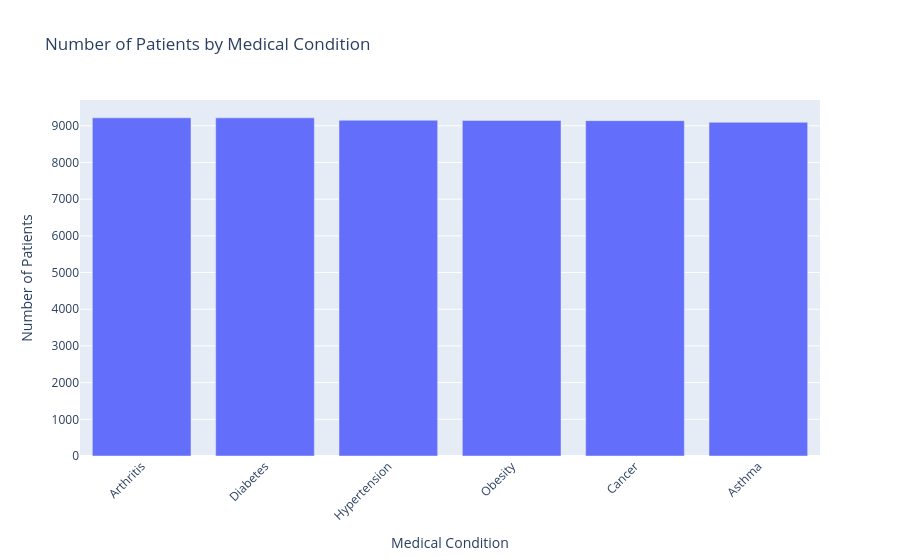

Notebook source saved alongside this figure:
### Code cell
# using plotly
import plotly.express as px

fig = px.bar(x=condition_count.index, 
             y=condition_count.values,
             labels={'x': 'Medical Condition', 'y': 'Number of Patients'},
             title='Number of Patients by Medical Condition')

fig.update_layout(xaxis_tickangle=-45)
fig.show()

### Figure 1 — Plotly figure (JSON) as saved in the notebook; plotly's stock layout.template omitted (floating-point values rounded to 4 significant figures)
{"data": [{"hovertemplate": "Medical Condition=%{x}<br>Number of Patients=%{y}<extra></extra>", "legendgroup": "", "marker": {"color": "#636efa", "pattern": {"shape": ""}}, "name": "", "orientation": "v", "showlegend": false, "textposition": "auto", "type": "bar", "x": ["Arthritis", "Diabetes", "Hypertension", "Obesity", "Cancer", "Asthma"], "xaxis": "x", "y": [9218, 9216, 9151, 9146, 9140, 9095], "yaxis": "y"}], "layout": {"barmode": "relative", "legend": {"tracegroupgap": 0}, "title": {"text": "Number of Patients by Medical Condition"}, "xaxis": {"anchor": "y", "domain": [0, 1], "tickangle": -45, "title": {"text": "Medical Condition"}}, "yaxis": {"anchor": "x", "domain": [0, 1], "title": {"text": "Number of Patients"}}}}
